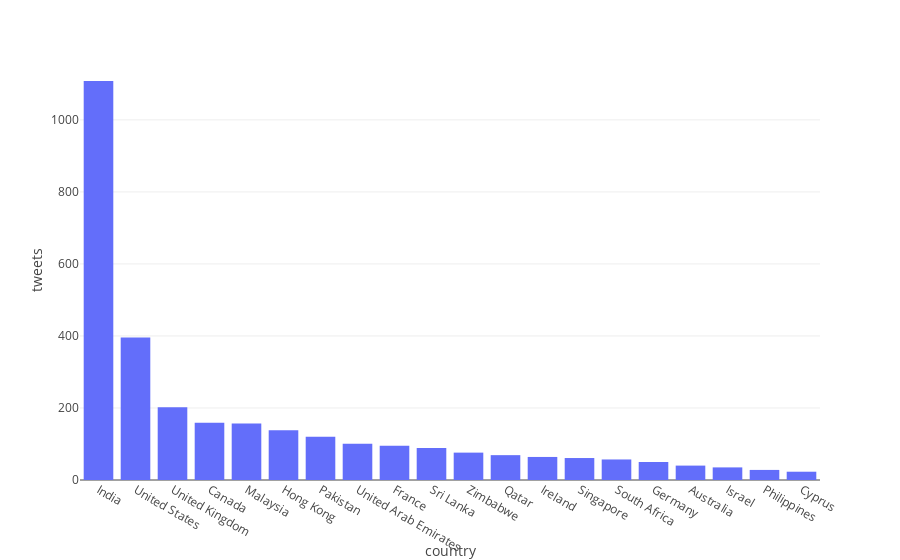

Notebook source saved alongside this figure:
### Code cell
fig = px.bar(country_tweets_df, x='country', y='tweets')
fig.update_layout(template='none')
fig.show()

### Figure 1 — Plotly figure (JSON) as saved in the notebook; plotly's stock layout.template omitted (floating-point values rounded to 4 significant figures)
{"data": [{"alignmentgroup": "True", "hovertemplate": "country=%{x}<br>tweets=%{y}<extra></extra>", "legendgroup": "", "marker": {"color": "#636efa"}, "name": "", "offsetgroup": "", "orientation": "v", "showlegend": false, "textposition": "auto", "type": "bar", "x": ["India", "United States", "United Kingdom", "Canada", "Malaysia", "Hong Kong", "Pakistan", "United Arab Emirates", "France", "Sri Lanka", "Zimbabwe", "Qatar", "Ireland", "Singapore", "South Africa", "Germany", "Australia", "Israel", "Philippines", "Cyprus"], "xaxis": "x", "y": [1108, 396, 202, 159, 157, 138, 120, 101, 95, 89, 76, 69, 64, 61, 57, 50, 40, 35, 28, 23], "yaxis": "y"}], "layout": {"barmode": "relative", "legend": {"tracegroupgap": 0}, "margin": {"t": 60}, "xaxis": {"anchor": "y", "domain": [0, 1], "title": {"text": "country"}}, "yaxis": {"anchor": "x", "domain": [0, 1], "title": {"text": "tweets"}}}}
